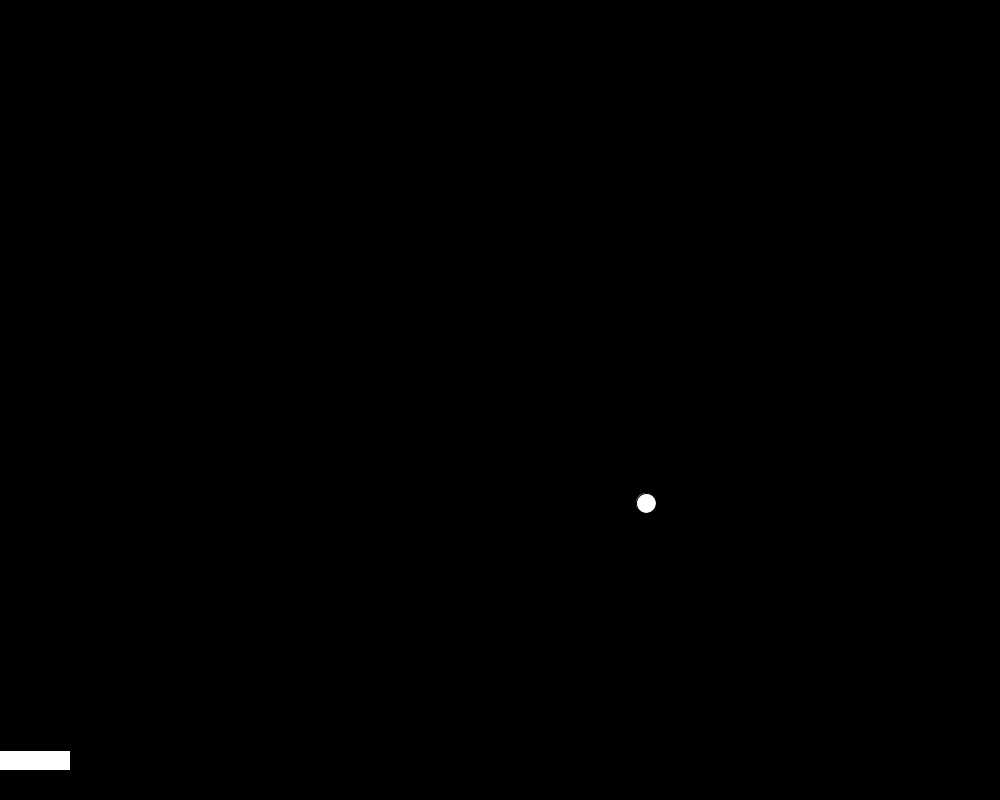
Frame 1 (no input)
Frame 60 (the mouse pressed at the canvas centre just before this capture): identical to frame 1, image omitted
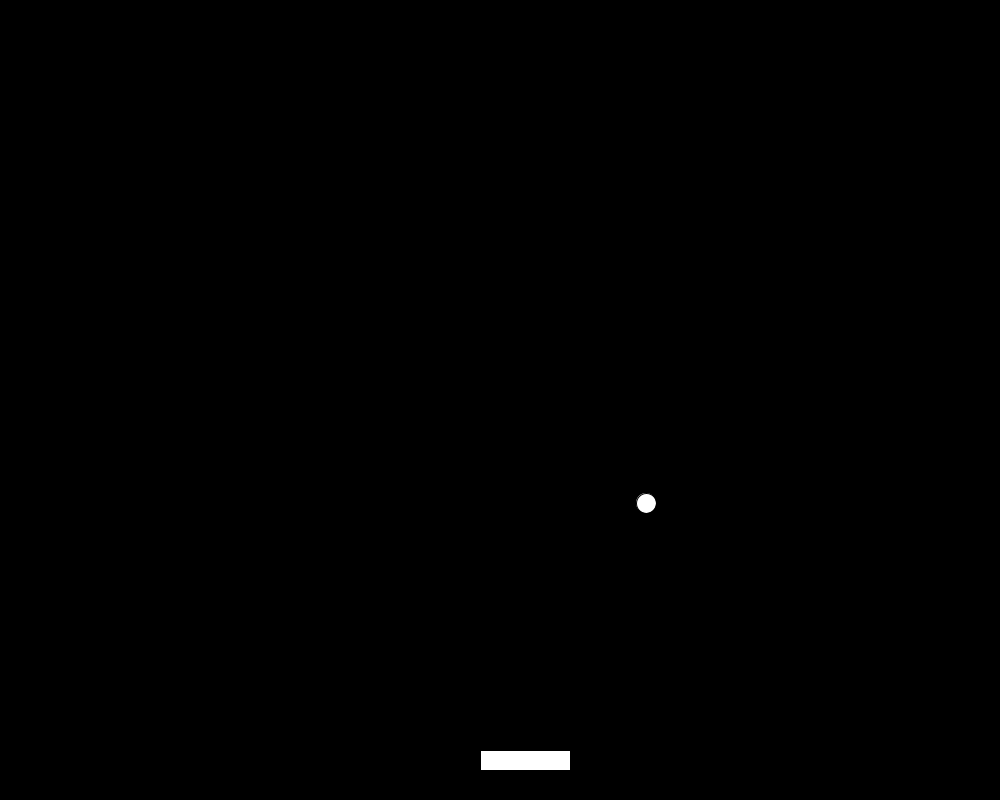
Frame 120 (the mouse held since frame 60 and released just before this capture)

The Processing sketch that drew these frames (run headless with seeded random() and noise(); from frame 60 on, the mouse is pressed at the canvas centre):

// Processing sketch: B
// ── B.pde
Ball b0;
boolean moving;
int cols = 10;
int rows = 5;

void setup()
{
    size(1000, 800);
    moving = true;
    
    b0= new Ball();
    b0.xspeed = 1;
    b0.yspeed = 1;
    b0.size = 20;
}

void draw() {
  background(0);;
  b0.display();
  movepaddle();
}


void keyPressed()
{
    if (key == ' ') {
        moving = !moving;
    }
    if (key == 'r') {
        b0 = new Ball();
    }
}

void movepaddle() {
  rect(mouseX-20,height-50,90,20);
}

// ── Ball.pde
class Ball
{
    int x, y;
    int xspeed, yspeed;
    int size;
    boolean colision;

    Ball()
    {
      //  size = BSIZE;

        x = int(random(0+ size, width - size/2) );
        y = int(random(height/2 + size,height) );

        xspeed = 1;
        yspeed = 1;
    }


    void display()
    {
       circle(x, y, size);
    }



  void move()
    {
      /*if (y >= height - size/2 ||
            y <= size/2) {
            yspeed *= -1;
        }//up/down bounce

        if (x >= width - size/2 ||
            x <= size/2) {
            xspeed *= -1;
        }//left/right bounce

        y+= yspeed;
        x+= xspeed; */
    }
    
    boolean colide() {
     
      return colision;
    }
    

}
